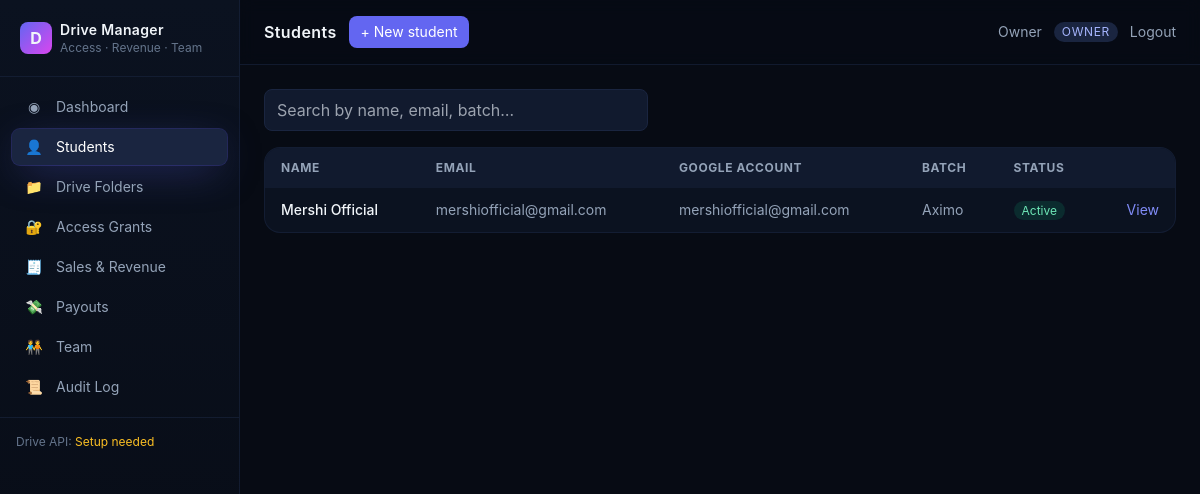
The app's page /students (signed in) with its own data.
### app/db.py (models this page shows)
class User(Base):
    __tablename__ = "users"
    id = Column(Integer, primary_key=True)
    email = Column(String(190), unique=True, nullable=False, index=True)
    password_hash = Column(String(255), nullable=False)
    full_name = Column(String(120), nullable=False)
    role = Column(Enum(UserRole), nullable=False, default=UserRole.viewer)
    is_active = Column(Boolean, nullable=False, default=True)
    default_ratio = Column(Float, nullable=False, default=0.0)
    phone = Column(String(40), nullable=True)
    notes = Column(Text, nullable=True)
    created_at = Column(DateTime, default=datetime.utcnow)
    updated_at = Column(DateTime, default=datetime.utcnow, onupdate=datetime.utcnow)
    payouts = relationship("Payout", back_populates="user", cascade="all,delete")

class Student(Base):
    __tablename__ = "students"
    id = Column(Integer, primary_key=True)
    full_name = Column(String(120), nullable=False)
    email = Column(String(190), nullable=False, unique=True, index=True)
    phone = Column(String(40), nullable=True)
    google_email = Column(String(190), nullable=False)
    course_or_batch = Column(String(120), nullable=True)
    notes = Column(Text, nullable=True)
    is_active = Column(Boolean, nullable=False, default=True)
    created_at = Column(DateTime, default=datetime.utcnow)
    updated_at = Column(DateTime, default=datetime.utcnow, onupdate=datetime.utcnow)
    access_grants = relationship("AccessGrant", back_populates="student", cascade="all,delete")
    revenues = relationship("RevenueEvent", back_populates="student", cascade="all,delete")

### app/routers/students.py (the view)
@router.get("/students", response_class=HTMLResponse)
def list_students(
    request: Request,
    q: str = "",
    db: Session = Depends(get_db),
    user=Depends(require_perm("students.view")),
):
    query = db.query(Student)
    if q:
        like = f"%{q}%"
        query = query.filter(or_(
            Student.full_name.ilike(like),
            Student.email.ilike(like),
            Student.google_email.ilike(like),
            Student.course_or_batch.ilike(like),
        ))
    students = query.order_by(Student.full_name.asc()).all()
    return templates.TemplateResponse("students/list.html", {
        "request": request, "user": user, "students": students, "q": q, "can": can,
    })

### app/templates/students/list.html (shortened to what this page needs)
{% extends "base.html" %}
{% block heading %}Students{% endblock %}
{% block heading_extra %}
  {% if can(user.role, 'students.create') %}
  <a href="/students/new" class="px-3 py-1.5 rounded-lg bg-brand-500 hover:bg-brand-400 text-white text-sm">+ New student</a>
  {% endif %}
{% endblock %}
{% block content %}
<form method="get" class="mb-4">
  <input name="q" value="{{ q }}" placeholder="Search by name, email, batch…"
         class="w-full md:w-96 px-3 py-2 rounded-lg bg-ink-800 border border-ink-700 focus:border-brand-500 focus:outline-none">
</form>
<div class="rounded-2xl border border-ink-700/60 bg-ink-900 overflow-hidden">
  <table class="w-full text-sm">
    <thead class="bg-ink-800 text-slate-400 text-xs uppercase tracking-wider">
      <tr>
        <th class="text-left px-4 py-3">Name</th>
        <th class="text-left px-4 py-3">Email</th>
        <th class="text-left px-4 py-3">Google account</th>
        <th class="text-left px-4 py-3">Batch</th>
        <th class="text-left px-4 py-3">Status</th>
        <th class="px-4 py-3"></th>
      </tr>
    </thead>
    <tbody class="divide-y divide-ink-700/40">
      {% for s in students %}
      <tr class="hover:bg-ink-800/40">
        <td class="px-4 py-3 font-medium">{{ s.full_name }}</td>
        <td class="px-4 py-3 text-slate-400">{{ s.email }}</td>
        <td class="px-4 py-3 text-slate-400">{{ s.google_email }}</td>
        <td class="px-4 py-3 text-slate-400">{{ s.course_or_batch or '—' }}</td>
        <td class="px-4 py-3">
          {% if s.is_active %}
            <span class="px-2 py-0.5 rounded-full text-xs bg-emerald-500/15 text-emerald-300">Active</span>
          {% else %}
            <span class="px-2 py-0.5 rounded-full text-xs bg-slate-500/15 text-slate-400">Inactive</span>
          {% endif %}
        </td>
        <td class="px-4 py-3 text-right">
          <a href="/students/{{ s.id }}" class="text-brand-400 hover:underline">View</a>
        </td>
      </tr>
      {% else %}
      <tr><td colspan="6" class="text-center text-slate-500 py-10">No students yet.</td></tr>
      {% endfor %}
    </tbody>
  </table>
</div>
{% endblock %}

### app/templates/base.html (shortened to what this page needs)
<!DOCTYPE html>
<html lang="en" class="h-full">
<head>
<script src="https://cdn.tailwindcss.com"></script>
<link rel="stylesheet" href="/static/css/app.css">
</head>
<body class="h-full bg-ink-950 text-slate-100 antialiased">
<div class="flex min-h-full">
  {% include "partials/sidebar.html" %}
  <main class="flex-1 min-w-0">
    <header class="sticky top-0 z-30 backdrop-blur bg-ink-950/70 border-b border-ink-700/60">
      <div class="flex items-center justify-between px-6 h-16">
        <div class="flex items-center gap-3">
          <h1 class="text-base font-semibold tracking-wide">{% block heading %}Dashboard{% endblock %}</h1>
          {% block heading_extra %}{% endblock %}
        </div>
        <div class="flex items-center gap-3 text-sm text-slate-400">
          <span>{{ user.full_name }}</span>
          <span class="px-2 py-0.5 rounded-full bg-ink-700 text-brand-300 text-xs uppercase tracking-wider">{{ user.role.value }}</span>
          <form method="post" action="/logout">
            <button class="text-slate-400 hover:text-white transition">Logout</button>
          </form>
        </div>
      </div>
    </header>
    <div class="p-6">
      {% set _flash = pop_flash(request) %}
      {% block content %}{% endblock %}
    </div>
  </main>
</div>
</body>
</html>

### app/static/css/app.css (style rules this page uses)
html, body { font-family: 'Inter', system-ui, -apple-system, 'Segoe UI', sans-serif; }
tbody tr { transition: background-color .15s; }

### records on screen
User: full_name "Owner", role.value "OWNER"
Student: full_name "Mershi Official", email "mershiofficial@gmail.com", google_email "mershiofficial@gmail.com", course_or_batch "Aximo", is_active "Active"

### other values on screen
{{ icon|safe }} "◉ 👤 📁 🔐 🧾 💸 🧑‍🤝‍🧑 📜"
{{ label }} "Dashboard Students Drive Folders Access Grants Sales & Revenue Payouts Team Audit Log"
